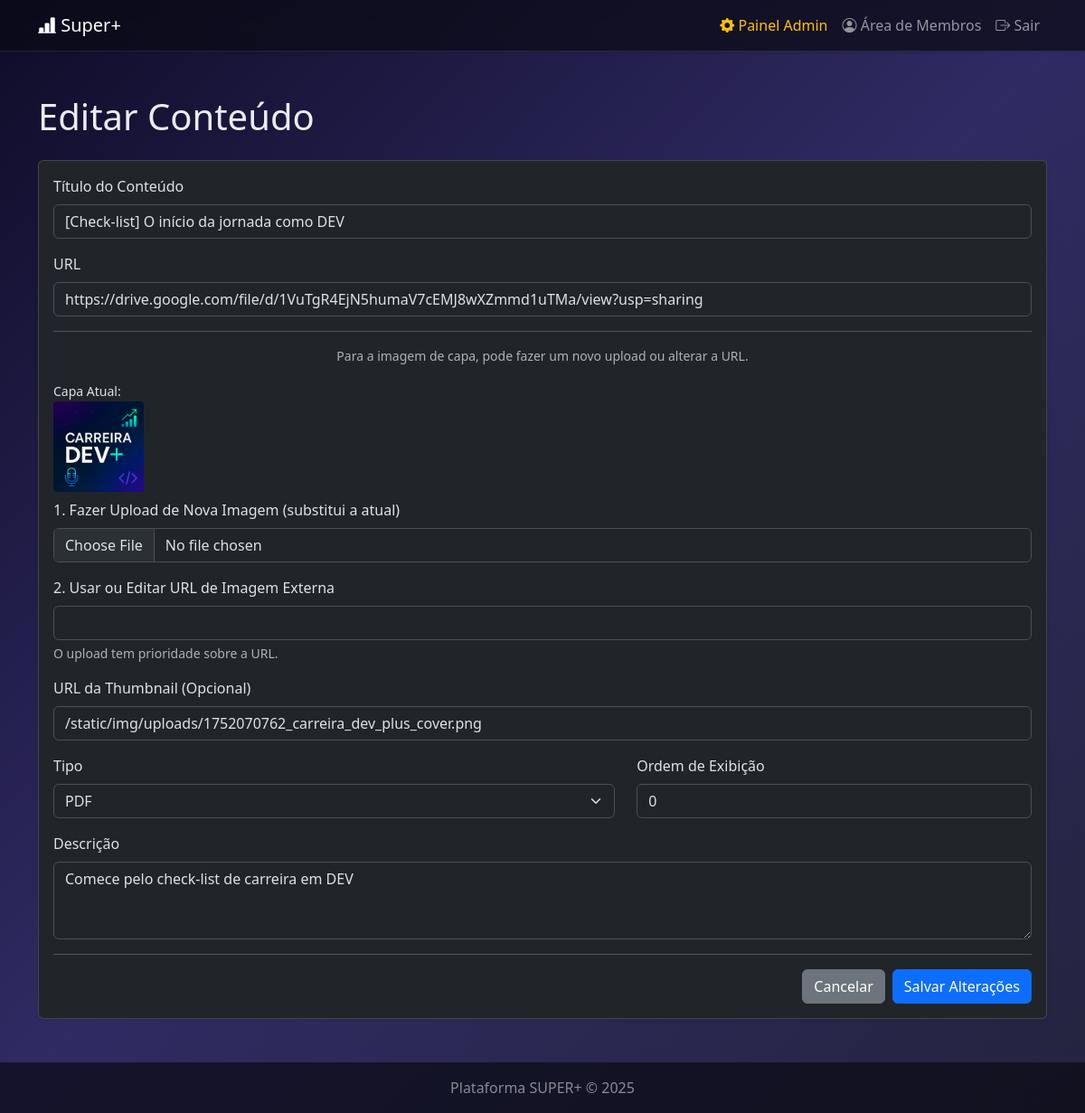
The page /admin/admin/conteudo/editar/1 (signed in) on the database its author committed.
### mentoria/models.py (models this page shows)
class Conteudos(db.Model):
    __tablename__ = 'conteudos'
    id = db.Column(db.Integer, primary_key=True)
    modulo_id = db.Column(db.Integer, db.ForeignKey('modulos.id'), nullable=False)
    titulo = db.Column(db.String(150), nullable=False)
    tipo = db.Column(db.String(50))
    url_conteudo = db.Column(db.String(255), nullable=False)
    descricao = db.Column(db.Text)
    ordem = db.Column(db.Integer, default=0)
    thumbnail_url = db.Column(db.String(255), nullable=True)

### mentoria/admin/routes.py (the view, shortened to what this page needs)
@admin.route('/admin/conteudo/editar/<int:id>', methods=['GET', 'POST'])
@admin_required
def admin_editar_conteudo(id):
    conteudo = Conteudos.query.get_or_404(id)
    return render_template('admin/form_conteudo.html', titulo="Editar Conteúdo", conteudo=conteudo)

### mentoria/admin/utils.py (called while the page is built)
def admin_required(f):
    @wraps(f)
    def decorated_function(*args, **kwargs):
        if not current_user.is_admin:
            flash("Acesso não autorizado.", "danger")
            return redirect(url_for('main.login'))
        return f(*args, **kwargs)
    return decorated_function

### mentoria/models.py (called while the page is built)
@login_manager.user_loader
def load_user(user_id):
    return Registros.query.get(int(user_id))

### mentoria/templates/admin/form_conteudo.html (shortened to what this page needs)
{% extends "layout.html" %}
{% block content %}
<h1 class="mb-4">{{ titulo }}</h1>
<div class="card shadow-sm">
    <div class="card-body">
        <form method="POST" action="" enctype="multipart/form-data">
            <div class="mb-3">
                <label class="form-label">Título do Conteúdo</label>
                <input type="text" name="titulo" class="form-control" value="{{ conteudo.titulo }}" required>
            </div>
            <div class="mb-3">
                <label class="form-label">URL</label>
                <input type="url" name="url_conteudo" class="form-control" value="{{ conteudo.url_conteudo }}" required>
            </div>
            <hr>
            <p class="text-muted text-center small">Para a imagem de capa, pode fazer um novo upload ou alterar a URL.</p>
            {% if conteudo.thumbnail_url %}
            <div class="mb-2">
                <small>Capa Atual:</small><br>
                <img src="{{ conteudo.thumbnail_url }}" alt="Thumbnail atual" style="max-height: 100px; border-radius: 0.25rem;">
            </div>
            {% endif %}
            <div class="mb-3">
                <label class="form-label">1. Fazer Upload de Nova Imagem (substitui a atual)</label>
                <input type="file" name="thumbnail_file" class="form-control">
            </div>
            <div class="mb-3">
                <label class="form-label">2. Usar ou Editar URL de Imagem Externa</label>
                <input type="url" name="thumbnail_url" class="form-control" value="{{ conteudo.thumbnail_url if conteudo.thumbnail_url and 'http' in conteudo.thumbnail_url else '' }}">
                <div class="form-text">O upload tem prioridade sobre a URL.</div>
            </div>
            <div class="mb-3">
                <label class="form-label">URL da Thumbnail (Opcional)</label>
                <input type="url" name="thumbnail_url" class="form-control" value="{{ conteudo.thumbnail_url if conteudo.thumbnail_url else '' }}">
            </div>
            <div class="row">
                <div class="col-sm-7">
                    <label class="form-label">Tipo</label>
                    <select name="tipo" class="form-select"><option {% if conteudo.tipo == 'PDF' %}selected{% endif %}>PDF</option></select>
                </div>
                <div class="col-sm-5">
                    <label class="form-label">Ordem de Exibição</label>
                    <input type="number" name="ordem" class="form-control" value="{{ conteudo.ordem }}">
                </div>
            </div>
            <div class="mt-3">
                <label class="form-label">Descrição</label>
                <textarea name="descricao" class="form-control" rows="3">{{ conteudo.descricao }}</textarea>
            </div>
            <hr>
            <div class="d-flex justify-content-end">
                <a href="{{ url_for('admin.admin_detalhes_modulo', id=conteudo.modulo_id) }}" class="btn btn-secondary me-2">Cancelar</a>
                <button type="submit" class="btn btn-primary">Salvar Alterações</button>
            </div>
        </form>
    </div>
</div>
{% endblock %}

### mentoria/templates/layout.html (style rules this page uses)
:root { --primary-glow: #00aaff; --secondary-glow: #aa00ff; --background-start: #0f0c29; --background-mid: #302b63; --background-end: #24243e; }
body { background: linear-gradient(135deg, var(--background-start), var(--background-mid), var(--background-end)); background-attachment: fixed; color: #e9ecef; }

### rows shown on the page
Conteudos: titulo "[Check-list] O início da jornada como DEV", url_conteudo "https://drive.google.com/file/d/1VuTgR4EjN5humaV7cEMJ8wXZmmd1uTMa/view?usp=sharing", thumbnail_url (picture), thumbnail_url "/static/img/uploads/1752070762_carreira_dev_plus_cover.png", tipo "PDF", ordem "0", descricao "Comece pelo check-list de carreira em DEV"

### other values the page prints
{{ titulo }} "Editar Conteúdo"
